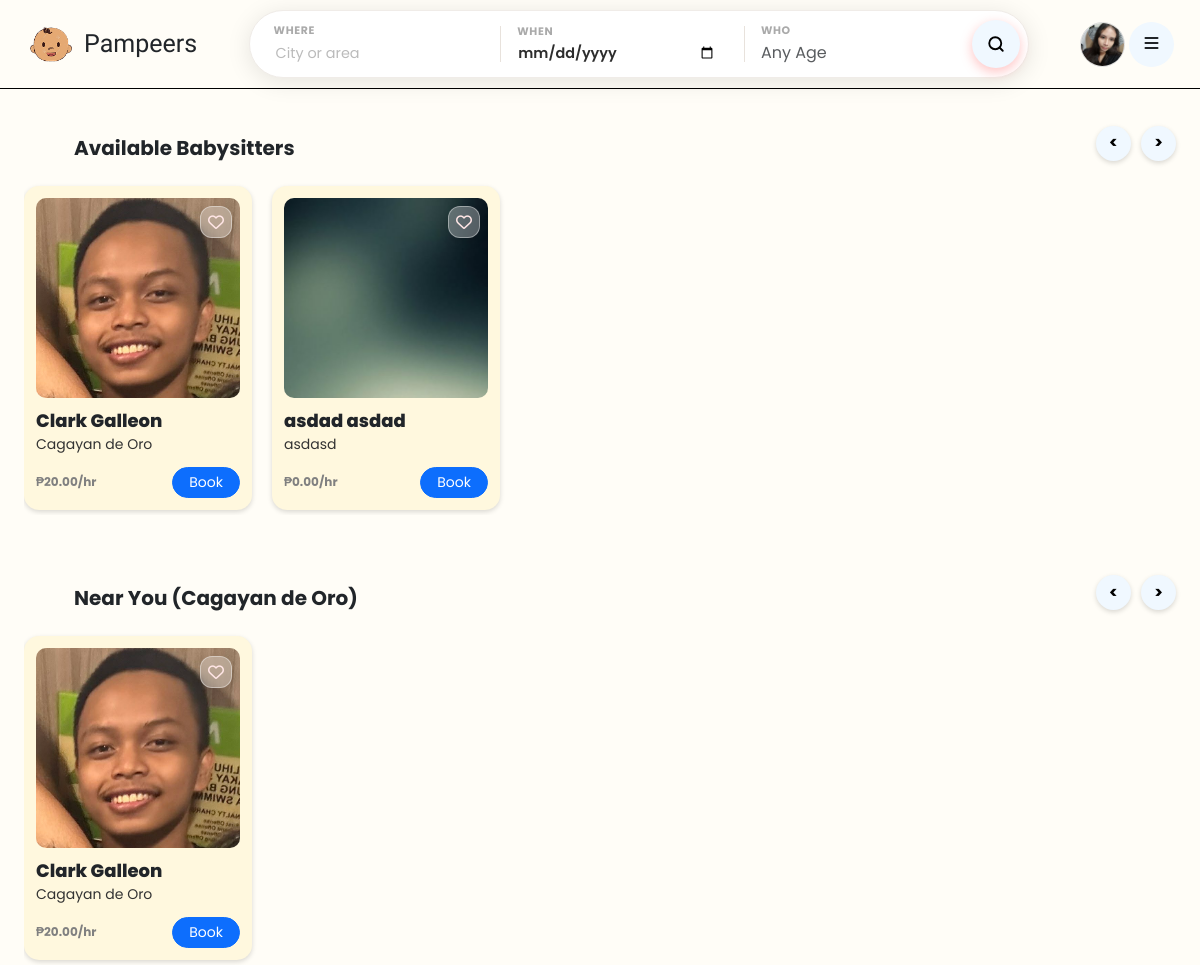
The page /public/guardian/guardianDashboard.php (signed in) on the database its author committed.
### tables this page shows
CREATE TABLE `users` (
  `id` int(11) NOT NULL,
  `uuid` char(36) NOT NULL,
  `firstName` varchar(100) NOT NULL,
  `middleName` varchar(100) DEFAULT NULL,
  `lastName` varchar(100) NOT NULL,
  `bio` text DEFAULT NULL,
  `suffix` varchar(10) DEFAULT NULL,
  `birthDate` date NOT NULL,
  `sex` enum('male','female','other') NOT NULL,
  `role` enum('guardian','sitter','admin') NOT NULL DEFAULT 'guardian',
  `contactNumber` varchar(20) NOT NULL,
  `emailAddress` varchar(150) NOT NULL,
  `username` varchar(100) NOT NULL,
  `password` varchar(255) NOT NULL,
  `streetAddress` varchar(255) NOT NULL,
  `barangay` varchar(255) NOT NULL,
  `cityMunicipality` varchar(255) NOT NULL,
  `province` varchar(255) NOT NULL,
  `country` varchar(255) NOT NULL,
  `zipCode` char(10) NOT NULL,
  `dateCreated` timestamp NOT NULL DEFAULT current_timestamp(),
  `profilePic` varchar(255) NOT NULL DEFAULT 'default.jpg',
  `isActive` tinyint(1) NOT NULL DEFAULT 1,
  `deactivatedAt` datetime DEFAULT NULL,
  `deletedAt` datetime DEFAULT NULL,
  `createdAt` datetime DEFAULT current_timestamp()
);

CREATE TABLE `sitters` (
  `sitterID` int(11) NOT NULL,
  `uuid` char(36) NOT NULL,
  `userID` int(11) NOT NULL,
  `hourlyRate` decimal(10,2) NOT NULL DEFAULT 0.00,
  `experience` int(11) NOT NULL DEFAULT 0,
  `acceptedAges` varchar(255) DEFAULT NULL,
  `isAvailable` tinyint(1) NOT NULL DEFAULT 1,
  `ratingAverage` decimal(3,2) DEFAULT NULL,
  `verificationStatus` enum('pending','verified','rejected') NOT NULL DEFAULT 'pending',
  `createdAt` timestamp NOT NULL DEFAULT current_timestamp(),
  `allowedAges` varchar(255) DEFAULT 'Baby, Toddler, Child, Kid'
);

### public/guardian/guardianDashboard.php (the view, shortened to what this page needs)
<?php
require_once __DIR__ . '/../../app/middleware/auth.php';
$userId = $_SESSION['user_id'];
$stmt = $conn->prepare("SELECT * FROM users WHERE id = ? LIMIT 1");
$stmt->bind_param("i", $userId);
$stmt->execute();
$user = $stmt->get_result()->fetch_assoc() ?? [];
$userCity = !empty($user['cityMunicipality']) ? $user['cityMunicipality'] : '';
$userPic = !empty($user['profilePic']) ? $user['profilePic'] : 'default.jpg';
$sitters = [];
$queryAvail = "SELECT s.sitterID, s.hourlyRate as rate, u.firstName, u.lastName, u.profilePic as img, u.cityMunicipality as city,
              (SELECT COUNT(*) FROM favourites f WHERE f.sitter_id = s.sitterID AND f.guardian_id = ?) as isFav
              FROM sitters s
              JOIN users u ON s.userID = u.id
              WHERE s.verificationStatus = 'verified' AND u.isActive = 1 AND s.isAvailable = 1 AND u.id != ?
              ORDER BY s.ratingAverage DESC, s.createdAt DESC LIMIT 12";
$stmtA = $conn->prepare($queryAvail);
$stmtA->bind_param("ii", $userId, $userId);
$stmtA->execute();
$resA = $stmtA->get_result();
while ($row = $resA->fetch_assoc()) {
    $row['name'] = trim($row['firstName'] . ' ' . $row['lastName']);
    $sitters[] = $row;
}
$sittersNear = [];
$queryNear = "SELECT s.sitterID, s.hourlyRate as rate, u.firstName, u.lastName, u.profilePic as img, u.cityMunicipality as city,
              (SELECT COUNT(*) FROM favourites f WHERE f.sitter_id = s.sitterID AND f.guardian_id = ?) as isFav
              FROM sitters s
              JOIN users u ON s.userID = u.id
              WHERE s.verificationStatus = 'verified' AND u.isActive = 1 AND s.isAvailable = 1 AND u.cityMunicipality = ? AND u.id != ?
              ORDER BY s.ratingAverage DESC, s.createdAt DESC LIMIT 8";
$stmtN = $conn->prepare($queryNear);
$stmtN->bind_param("isi", $userId, $userCity, $userId);
$stmtN->execute();
$resN = $stmtN->get_result();
while ($row = $resN->fetch_assoc()) {
    $row['name'] = trim($row['firstName'] . ' ' . $row['lastName']);
    $sittersNear[] = $row;
}
?>
<!DOCTYPE html>
<html lang="en">
<head>
    <link rel="stylesheet" href="https://cdnjs.cloudflare.com/ajax/libs/font-awesome/6.5.1/css/all.min.css">
    <link href="https://cdn.jsdelivr.net/npm/bootstrap@5.3.3/dist/css/bootstrap.min.css" rel="stylesheet">
    <link rel="stylesheet" href="../css/dashboard.css">
</head>
<body>
<header class="sticky-top custom-header">
    <div class="nav-container d-flex align-items-center justify-content-between px-3">
        <div class="d-flex align-items-center gap-2">
            <img src="/Pampeers/app/uploads/pampeerlogo.png" alt="logo" class="logo-img">
            <p class="brand m-0">Pampeers</p>
        </div>
        <div class="search-bar d-flex align-items-center justify-content-between">
            <div class="search-labels d-flex align-items-center gap-3 flex-grow-1">
                <div class="field-group">
                    <label for="input-where">Where</label>
                    <input type="text" id="input-where" placeholder="City or area" autocomplete="off" />
                </div>
                <div class="field-group">
                    <label for="input-when">When</label>
                    <input type="date" id="input-when" />
                </div>
                <div class="field-group">
                    <label for="input-who">Who</label>
                    <select id="input-who" class="form-control border-0 bg-transparent p-0 shadow-none text-muted">
                        <option value="">Any Age</option>
                    </select>
                </div>
            </div>
            <button class="search-btn" id="search-button" aria-label="Search">
                <svg xmlns="http://www.w3.org/2000/svg" width="18" height="18"
                    viewBox="0 0 24 24" fill="none" stroke="black"
                    stroke-width="2.5" stroke-linecap="round" stroke-linejoin="round">
                    <circle cx="11" cy="11" r="8"/>
                    <line x1="21" y1="21" x2="16.65" y2="16.65"/>
                </svg>
            </button>
        </div>
        <div class="right-side-p d-flex align-items-center gap-1">
            <button type="button" class="btn btn-link p-0 border-0">
                <a href="../profile.php">
                    <div class="profile-wrapper">
                        <img src="/Pampeers/app/uploads/profiles/<?= htmlspecialchars($userPic); ?>" class="profile-img" alt="Profile">
                    </div>
                </a>
            </button>
            <div class="dropdown">
                <button class="btn" type="button" data-bs-toggle="dropdown" aria-expanded="false">
                    <i class="fa-solid fa-bars"></i>
                </button>
            </div>
        </div>
    </div>
</header>
<main class="container-fluid mt-4 px-4">
    <div class="d-flex justify-content-between align-items-center mb-2">
        <div class="section-title">Available Babysitters</div>
        <div class="arrow-controls">
            <button class="arrow-btn" onclick="scrollCarousel('avail-carousel', -1)"> < </button>
            <button class="arrow-btn" onclick="scrollCarousel('avail-carousel', 1)"> > </button>
        </div>
    </div>
    <?php if (!empty($sitters)): ?>
    <div class="carousel-wrapper" id="avail-carousel">
        <?php foreach ($sitters as $peer): ?>
        <div class="carousel-card">
            <div class="small-card">
                <div class="card-img-container">
                    <button class="like-btn" data-id="<?= htmlspecialchars($peer['sitterID']) ?>" aria-label="Like">
                        <i class="fa-<?= !empty($peer['isFav']) ? 'solid text-danger' : 'regular' ?> fa-heart"></i>
                    </button>
                    <img src="/Pampeers/app/uploads/profiles/<?= !empty($peer['img']) ? htmlspecialchars($peer['img']) : 'default.jpg'; ?>" alt="Sitter">
                </div>
                <h6><?= htmlspecialchars($peer['name'] ?? 'Unknown') ?></h6>
                <p class="city"><?= htmlspecialchars($peer['city'] ?? 'Location N/A') ?></p>
                <div class="d-flex justify-content-between align-items-center mt-2">
                    <p class="m-0 fw-bold">₱<?= htmlspecialchars($peer['rate'] ?? '0') ?>/hr</p>
                    <a href="bookSitter.php?sitterID=<?= htmlspecialchars($peer['sitterID']) ?>" class="btn btn-sm btn-primary rounded-pill px-3">Book</a>
                </div>
            </div>
        </div>
        <?php endforeach; ?>
    </div>
    <?php else: ?>
        <p class="text-center text-muted mt-4">No available sitters found.</p>
    <?php endif; ?>
    <div class="d-flex justify-content-between align-items-center mt-5 mb-2" id="nearby-header">
        <div class="section-title">Near You (<?= htmlspecialchars($userCity) ?>)</div>
        <div class="arrow-controls">
            <button class="arrow-btn" onclick="scrollCarousel('near-carousel', -1)"> < </button>
            <button class="arrow-btn" onclick="scrollCarousel('near-carousel', 1)"> > </button>
        </div>
    </div>
    <?php if (!empty($sittersNear)): ?>
    <div class="carousel-wrapper" id="near-carousel">
        <?php foreach ($sittersNear as $peer): ?>
        <div class="carousel-card">
            <div class="small-card">
                <div class="card-img-container">
                    <button class="like-btn" data-id="<?= htmlspecialchars($peer['sitterID']) ?>" aria-label="Like">
                        <i class="fa-<?= !empty($peer['isFav']) ? 'solid text-danger' : 'regular' ?> fa-heart"></i>
                    </button>
                    <img src="/Pampeers/app/uploads/profiles/<?= !empty($peer['img']) ? htmlspecialchars($peer['img']) : 'default.jpg'; ?>" alt="Sitter">
                </div>
                <h6><?= htmlspecialchars($peer['name'] ?? 'Unknown') ?></h6>
                <p class="city"><?= htmlspecialchars($peer['city'] ?? 'Location N/A') ?></p>
                <div class="d-flex justify-content-between align-items-center mt-2">
                    <p class="m-0 fw-bold">₱<?= htmlspecialchars($peer['rate'] ?? '0') ?>/hr</p>
                    <a href="bookSitter.php?sitterID=<?= htmlspecialchars($peer['sitterID']) ?>" class="btn btn-sm btn-primary rounded-pill px-3">Book</a>
                </div>
            </div>
        </div>
        <?php endforeach; ?>
    </div>
    <?php else: ?>
        <p class="text-center text-muted mt-2" id="near-empty">No sitters found in your city.</p>
    <?php endif; ?>
</main>
</body>
</html>

### public/css/dashboard.css (style rules this page uses)
body { background: #FFFDF7; font-family: 'Poppins', sans-serif; margin: 0; }
.custom-header { background: #FFFDF7; border-bottom: 1px solid #000; padding: 10px; }
.logo-img { width: 50px; height: 50px; }
.brand { font-size: 25px; font-family: 'Ribeye', cursive; margin: 0; }
.search-bar { background: #ffffff; border-radius: 50px; box-shadow: 0 4px 24px rgba(0,0,0,0.10); padding: 8px 8px 8px 24px; max-width: 780px; width: 100%; border: 1.5px solid #f0ece8; transition: box-shadow 0.25s; }
.search-labels { flex: 1; display: flex; align-items: center; gap: 12px; overflow: hidden; }
.field-group { display: flex; flex-direction: column; flex: 1; min-width: 0; padding: 4px 12px 4px 0; }
.field-group label { font-size: 0.68rem; font-weight: 700; text-transform: uppercase; letter-spacing: 0.06em; color: #aaa; margin-bottom: 2px; }
.field-group input { border: none; outline: none; background: transparent; font-size: 0.9rem; font-weight: 600; color: #2d2d2d; width: 100%; }
.field-group input::placeholder { color: #bbb; font-weight: 400; }
.search-bar .search-btn { background: #F0F8FF; border: none; border-radius: 50%; width: 48px; height: 48px; min-width: 48px; display: flex; align-items: center; justify-content: center; cursor: pointer; box-shadow: 0 4px 12px rgba(255,107,107,0.4); transition: transform 0.15s, box-shadow 0.15s; }
.dropdown { width: 45px; height: 45px; border-radius: 50%; text-decoration: none; color: #666; background-color: #F0F8FF; display: flex; justify-content: center; align-items: center; }
.profile-wrapper { width: 45px; height: 45px; border-radius: 50%; overflow: hidden; display: flex; align-items: center; justify-content: center; border: 1px solid #ddd; }
.profile-img { width: 100%; height: 100%; object-fit: cover; }
.section-title { font-size: 20px; font-weight: bold; margin: 20px 0 10px 50px; }
.carousel-wrapper { display: flex; gap: 20px; overflow-x: auto; padding: 5px 0; scroll-behavior: smooth; scroll-snap-type: x mandatory; scrollbar-width: none; -ms-overflow-style: none; }
.carousel-card { flex: 0 0 auto; width: 228px; scroll-snap-align: start; }
.small-card { position: relative; background: #FFF8DE; border-radius: 15px; padding: 12px; box-shadow: 0 2px 5px rgba(0,0,0,0.15); display: flex; flex-direction: column; transition: transform 0.2s ease; }
.card-img-container { position: relative; width: 100%; height: 200px; overflow: hidden; border-radius: 10px; }
.card-img-container img { width: 100%; height: 100%; object-fit: cover; }
.like-btn { position: absolute; top: 8px; right: 8px; z-index: 10; background: rgba(255, 255, 255, 0.3); backdrop-filter: blur(8px); -webkit-backdrop-filter: blur(8px); border: 1px solid rgba(255, 255, 255, 0.4); border-radius: 12px; width: 32px; height: 32px; display: flex; align-items: center; justify-content: center; box-shadow: 0 4px 10px rgba(0,0,0,0.1); cursor: pointer; transition: all 0.3s ease; }
.like-btn i { color: #ffe6e6; font-size: 16px; }
.small-card h6 { margin: 12px 0 2px; font-size: 18px; font-weight: 800; }
.small-card .city { font-size: 14px; color: #333; margin-bottom: 4px; }
.small-card p { font-size: 12px; color: grey; margin: 0; }
.arrow-controls { display: flex; gap: 10px; }
.arrow-btn { background: #F0F8FF; border: none; box-shadow: 0 2px 5px rgba(0,0,0,0.15); border-radius: 50%; width: 35px; height: 35px; display: flex; align-items: center; justify-content: center; font-weight: bold; cursor: pointer; transition: 0.2s ease; }

### rows shown on the page
users: profilePic (picture), cityMunicipality "Cagayan de Oro"
sitters: userID.profilePic (placeholder picture), name "Clark Galleon", userID.cityMunicipality "Cagayan de Oro", hourlyRate "20.00"
sitters: userID.profilePic (picture), name "asdad asdad", userID.cityMunicipality "asdasd", hourlyRate "0.00"
